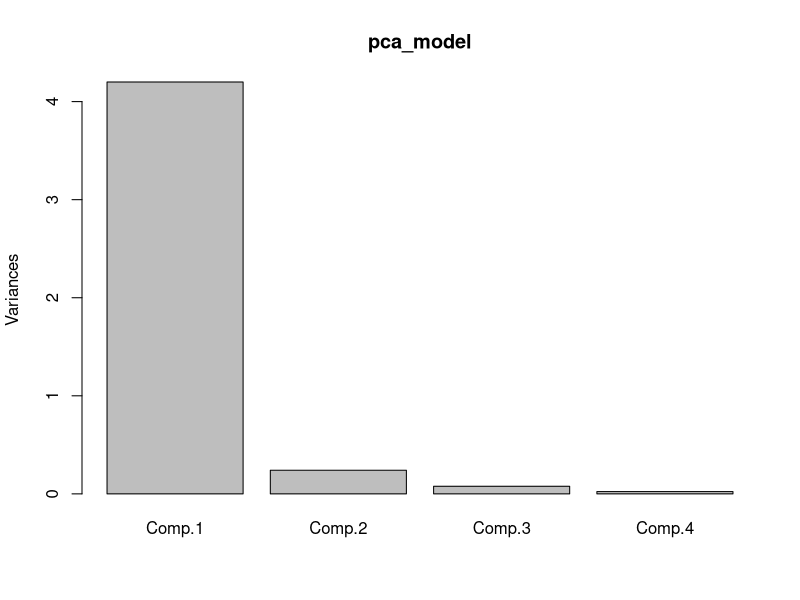
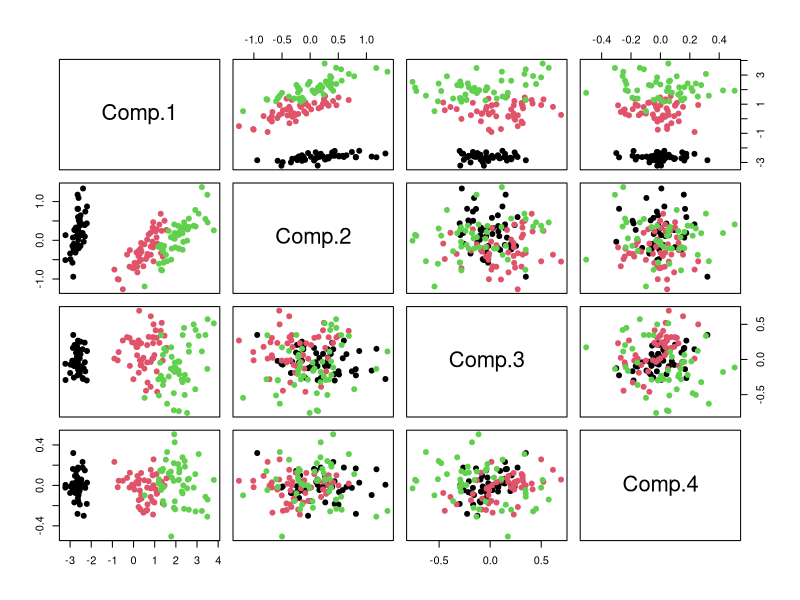

The R source for these figures, in order:
data("iris")


pca_model <- princomp(x = iris[, 1:4])
plot(pca_model)

pc_projected <- predict(pca_model, iris[, 1:4])
pairs(pc_projected, col = iris$Species, pch = 19)

summary(pca_model)
# 2 components can explain 97.76% of the variance